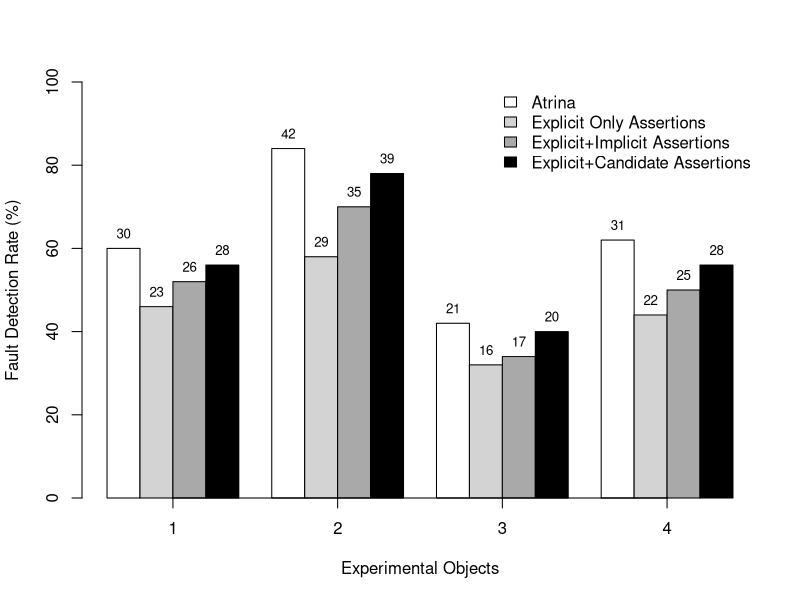

R code for this plot:
data <- read.csv(file="../data/assertionTypeFaultDetec.txt", header=T)

pdf("assertionTypeFaultDetec.pdf")

x <- data$appId

#manualY<-data$manual
expY<-data$exp
atrinaY<-data$atrina
implExpY<-data$implExp
candidExpY<-data$candidExp


atrinaNoFd <- data$atrinaNoFd
expNoFd <- data$expNoFd
implExpNoFd <- data$implExpNoFd
candidExpNoFd <- data$candidExpNoFd


height <- rbind(atrinaY, expY, implExpY, candidExpY)
length <- rbind( atrinaNoFd, expNoFd, implExpNoFd, candidExpNoFd )



#colors <- grey.colors(3, start = 0.8, end = 0.4, gamma = 2.2)

colors<-c("white", "lightgray", "darkgray", "black")

mp <- barplot(height, beside = TRUE, 
ylim = c(0, 100), ylab="Fault Detection Rate (%)", xlab="Experimental Objects", col=colors)
text(mp, height, labels = format(length, 3), pos = 3, cex = .80)


myaxis <- c(3, 8, 13, 18)
myaxislab <- c(1, 2, 3, 4)  

labels <- c('Atrina', 'Explicit Only Assertions', 'Explicit+Implicit Assertions', 'Explicit+Candidate Assertions')
#inset <- c(0.1, 0.1)
axis(1, at = myaxis, labels = myaxislab, cex.axis = 1)
legend("topright", labels, fill=colors, bty="n")
dev.off()
